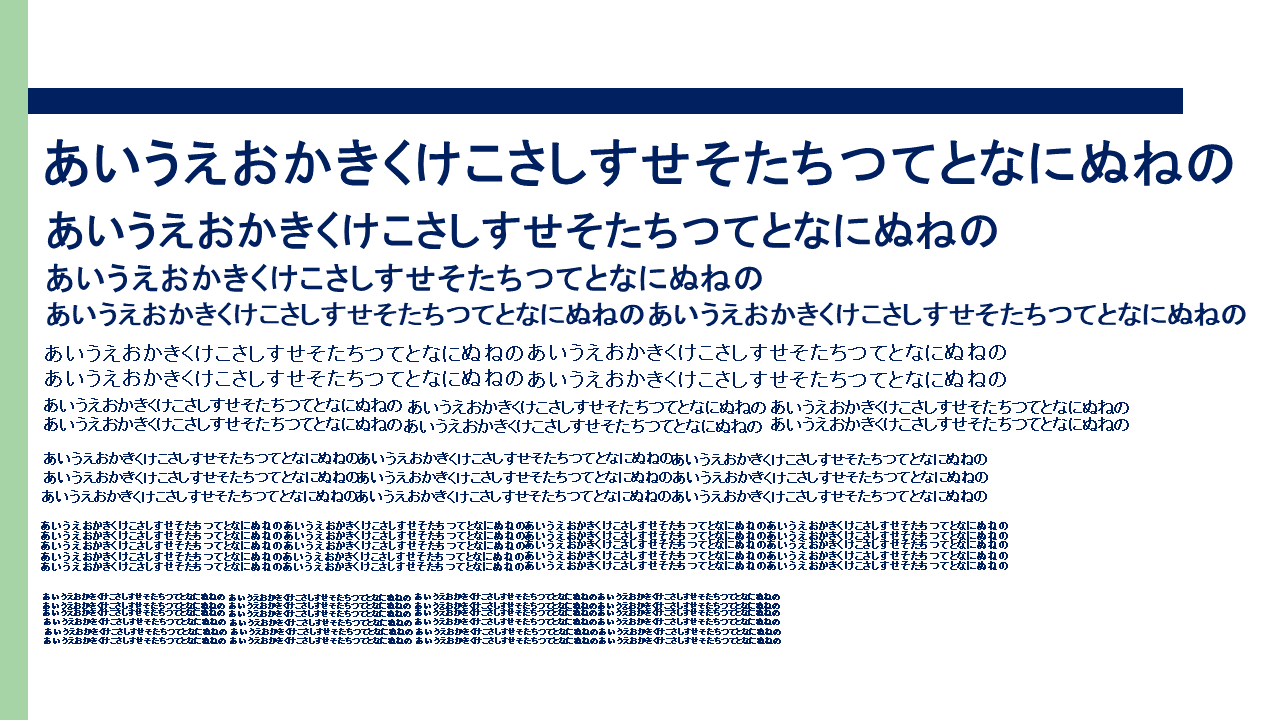
#> input picture 1st/example4.png, 1280 x 720 px; the run also reads 1 picture not shown here
$ python kadai4.py
#> lines starting #> are read from the running program, lines starting #| are printed output that depends on the picture
import cv2
import numpy as np

def show_diff(image_jpg, image_png):
#> called with image_jpg = './example4.jpg', image_png = './example4.png'
    png, jpg = cv2.imread(image_png), cv2.imread(image_jpg)
#> png is the input picture: shape (720, 1280, 3); mean B, G, R 230.8, 222.8, 217.3
    png_array, jpg_array=np.array(png), np.array(jpg)
    png_array16, jpg_array16 = png_array.astype(np.int16), jpg_array.astype(np.int16)
    diff=abs(png_array16-jpg_array16)
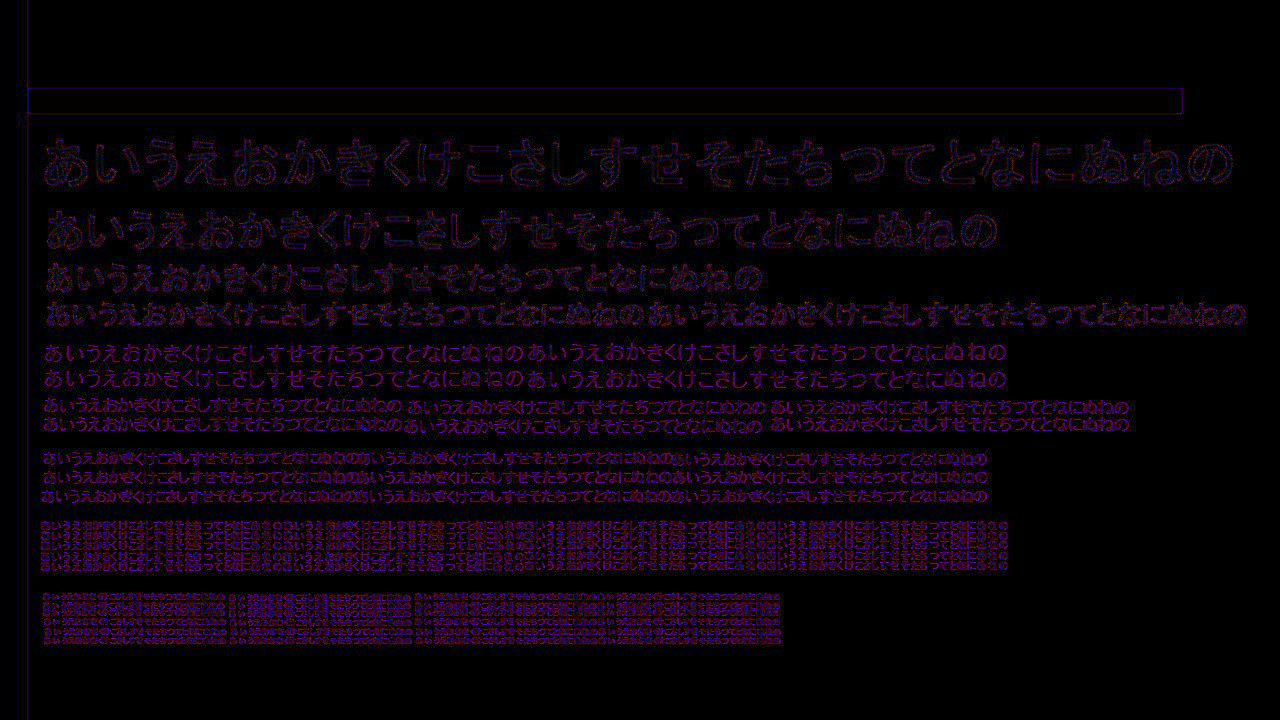
#> diff: shape (720, 1280, 3) int16; mean B, G, R 3.2, 0.9, 3.1; drawn with min black and max white
    diff_normal=(255*diff)/diff.max()
    diff_array=diff_normal.astype(np.uint8)
    return diff_array

if __name__ == '__main__':
    image_jpg, image_png = "./example4.jpg", "./example4.png"
    is_save = True
    diff = show_diff(image_jpg, image_png)

    # save result
    if is_save:
        cv2.imwrite("./result_example4.jpg", diff)

    cv2.imshow("Result", diff)
    cv2.waitKey(0)
